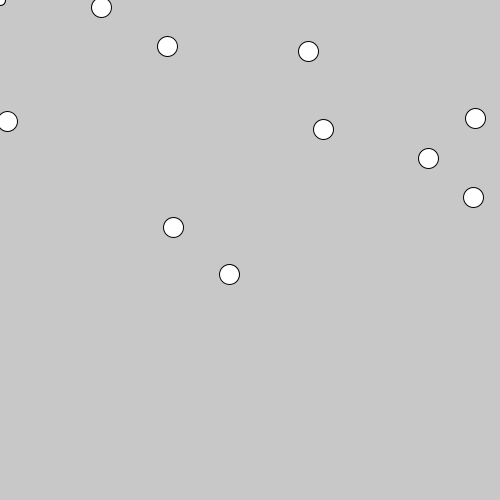
Frame 1 (no input)
Frame 60 (the mouse pressed at the canvas centre just before this capture): identical to frame 1, image omitted
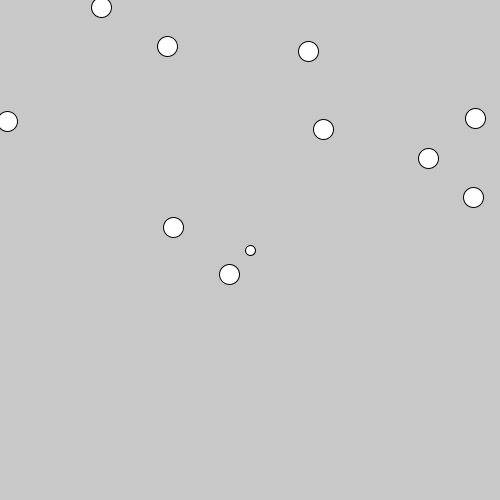
Frame 120 (the mouse held since frame 60 and released just before this capture)

The Processing sketch that drew these frames (run headless with seeded random() and noise(); from frame 60 on, the mouse is pressed at the canvas centre):

// Processing sketch: sketch_260911b_lluvia
// ── sketch_260911b_lluvia.pde
Nave nautilus;
ArrayList<Cometa> cometas;
void setup () {
  size (500, 500);
  nautilus = new Nave (mouseX, mouseY);
  cometas = new ArrayList<Cometa>();
  for (int i = 0; i < 10; i++) {
    cometas.add(new Cometa(width, height));
  }
}

void draw () {
  background(200);
  nautilus.dibujar();
  nautilus.mover(mouseX, mouseY);
  for (Cometa c:cometas) {
    nautilus.colision(c);
    c.dibujar();
  }
}

// ── Cometa.pde
class Cometa {
  float x;
  float y;
  float radio;
  boolean colisiono;
  
  Cometa (int width, int height) {
    x = random(0, width);
    y = random(0, height);
    radio = 10;
    colisiono = false;
  }
  
  void dibujar () {
    if (colisiono) {
      return ;
    }
    circle(x, y, 2*radio);
  }

}

// ── Nave.pde
class Nave {
  float x;
  float y;
  float radio;
  
  Nave (float mouseX, float mouseY) {
    x = mouseX;
    y = mouseY;
    radio = 5;
  }

  void dibujar () {
    circle (x, y, 2*radio);
  }

  void mover (int mouseX, int mouseY) {
    x = mouseX;
    y = mouseY;
  }
  
  void colision (Cometa c) {
    float d = dist(c.x, c.y, x, y);
    float radioTotal = radio + c.radio;
    if (!c.colisiono) {
      c.colisiono = d < radioTotal;
    }
  }

}
